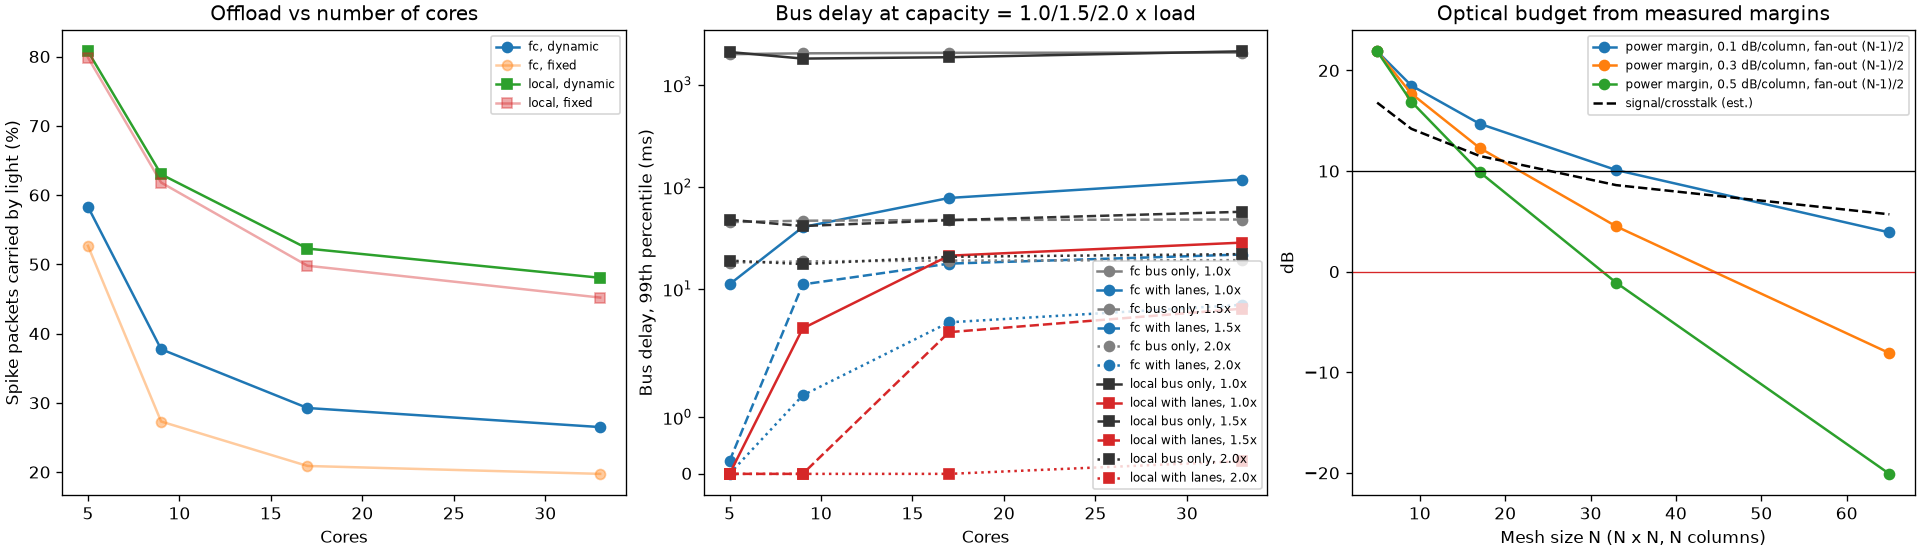

Recreate this plot in Python.
"""Scaling study: how much spike traffic optical lanes carry, and what that does to bus delay,
as the network is spread over more cores.

Networks (both 2312-128-64-10 LIF, trained on the same N-MNIST data):
  fc:    train_snn.py, fully connected first layer (every pixel feeds every hidden-1 neuron)
  local: train_local.py, each hidden-1 group of 8 sees one tile of a 4x4 grid (+2 px halo)
Cores, N = 2M + 1: M input cores (image tiles), M hidden-1 cores, 1 core for hidden-2 + outputs.
  M = 2: top/bottom halves (the 5-core split measured on the chip); 4: quadrants; 8: 4x2; 16: 4x4.
  fc: hidden-1 split into M equal blocks; local: each hidden-1 group joins the core of its tile.
A spike becomes one packet per other core that holds a neuron it connects to.

Controller (as on the chip): every 10 ms window, each receiver core listens to the sender that
sent it the most in the previous window (multicast = equal split). The mesh is assumed ideal
(any such pattern); measured switching (35 us) is charged as dead time on a receiver whenever
its sender changes. Bus: one shared queue; capacity is given relative to the bus-only mean load.

Optical budget, from the chip's measured margins (route_check / spike_replay, 2026-10-19):
  a single-path spike arrives at ~1550 nA after 5 MZI columns; noise 0.25 nA rms; a receiver
  needs its spike >= 2 x (10 x noise) = 5 nA; worst measured signal/crosstalk 16.8 dB at 5
  columns, needs >= 10 dB; crosstalk assumed to grow with mesh depth (10 log10(N/5)).

    python scaling.py              # writes scaling_results.json and scaling.png
"""
import json, numpy as np
import matplotlib
matplotlib.use("Agg")
import matplotlib.pyplot as plt

DIGITS = 200                    # test digits used (30,000 steps of 2 ms)
WINDOW = 5                      # steps per controller window (10 ms)
SWITCH_MS, WINDOW_MS = 0.035, 10.0
MS = [2, 4, 8, 16]
CAPACITY = [1.0, 1.5, 2.0]      # bus capacity relative to the bus-only mean load
SPIKE_NA, NOISE_NA, NEED_NA = 1550.0, 0.25, 5.0
SXR_5_DB, SXR_NEED_DB = 16.8, 10.0
LOSS_DB = [0.1, 0.3, 0.5]       # assumed insertion loss per MZI column
EDGES = [0, 9, 17, 26, 34]


def tile_of(M):
    """Input core (0..M-1) of every pixel (index = pol*1156 + row*34 + col) for M tiles."""
    rows, cols = np.divmod(np.arange(1156), 34)
    if M == 2:
        t = (rows >= 17).astype(int)
    elif M == 4:
        t = 2 * (rows >= 17) + (cols >= 17)
    else:
        rb = np.searchsorted(EDGES, rows, side="right") - 1
        cb = np.searchsorted(EDGES, cols, side="right") - 1
        t = 2 * rb + (cols >= 17) if M == 8 else 4 * rb + cb
    return np.tile(t, 2)


def traffic(net, M):
    """packets[step, src, dst] for one network split over N = 2M + 1 cores."""
    sp = np.load("spikes_test.npz" if net == "fc" else "spikes_test_local.npz")
    inp = sp["inp"][:DIGITS].reshape(-1, 2312).astype(np.float32)
    h1 = sp["h1"][:DIGITS].reshape(-1, 128).astype(np.float32)
    N = 2 * M + 1
    pix_core = tile_of(M)
    if net == "fc":
        h1_core = M + np.arange(128) * M // 128
        conn = np.ones((2312, 128), bool)
    else:
        w = np.load("snn_local_weights.npz")
        conn = w["mask"].T > 0                                   # pixel x neuron
        centers = [(EDGES[g // 4] + EDGES[g // 4 + 1]) // 2 * 34 + (EDGES[g % 4] + EDGES[g % 4 + 1]) // 2 for g in range(16)]
        h1_core = M + np.array([pix_core[centers[n // 8]] for n in range(128)])
    reach = np.zeros((2312, N), np.float32)                       # pixel -> dst core it sends to
    for j in range(M, 2 * M):
        reach[:, j] = conn[:, h1_core == j].any(1)
    P = np.zeros((len(inp), N, N), np.float32)
    for c in range(M):
        m = pix_core == c
        P[:, c, :] = inp[:, m] @ reach[m]
    for j in range(M, 2 * M):
        P[:, j, 2 * M] = h1[:, h1_core == j].sum(1)               # hidden-1 -> hidden-2 core
    return P


def controller(P):
    """Per-step packets carried by light, for the dynamic controller and a fixed setting."""
    T, N, _ = P.shape
    nW = T // WINDOW
    W = P[:nW * WINDOW].reshape(nW, WINDOW, N, N).sum(1)
    Wd = W.copy(); Wd[:, np.arange(N), np.arange(N)] = 0
    best = Wd.argmax(1)                                           # [window, receiver] -> sender
    has = Wd.max(1) > 0
    static = Wd.sum(0).argmax(0)
    carried_dyn = np.zeros(nW * WINDOW); carried_fix = np.zeros(nW * WINDOW)
    Pw = P[:nW * WINDOW].reshape(nW, WINDOW, N, N)
    changes = 0
    for w in range(1, nW):
        for j in range(N):
            if not has[w - 1, j]:
                continue
            s = best[w - 1, j]
            loss = 1.0
            if w > 1 and has[w - 2, j] and best[w - 2, j] != s:
                loss = 1 - SWITCH_MS / WINDOW_MS; changes += 1
            carried_dyn[w * WINDOW:(w + 1) * WINDOW] += Pw[w, :, s, j] * loss
            carried_fix[w * WINDOW:(w + 1) * WINDOW] += Pw[w, :, static[j], j]
    return carried_dyn, carried_fix, changes / max(nW - 2, 1), best, has


def queue_delay(arr, cap):
    """Mean and 99th-percentile waiting time (ms) of a fluid queue, per 2 ms step."""
    x, q = 0.0, np.zeros(len(arr))
    for k, a in enumerate(arr):
        x = max(0.0, x + a - cap); q[k] = x
    d = q / cap * 2.0
    return float(d.mean()), float(np.percentile(d, 99))


def budget(N, fanout=1):
    """Loss- and crosstalk-limited feasibility for an N x N mesh (N columns), from measured margins.
        A multicast to `fanout` receivers costs 10 log10(fanout) dB on top of the extra columns."""
    margin_db = 10 * np.log10(SPIKE_NA / NEED_NA)                # spare optical budget at 5 columns
    split_db = 10 * np.log10(fanout)
    out = {"split_loss_dB": round(split_db, 1)}
    for L in LOSS_DB:
        out[f"margin_left_dB_at_{L}dB_per_column"] = round(margin_db - L * (N - 5) - split_db, 1)
    out["sxr_dB_est"] = round(SXR_5_DB - 10 * np.log10(N / 5), 1)
    return out


def main():
    results = {}
    nets = ["fc"]
    try:
        np.load("spikes_test_local.npz"); nets.append("local")
    except FileNotFoundError:
        print("spikes_test_local.npz missing: run train_local.py for the local network")
    fig, axs = plt.subplots(1, 3, figsize=(16, 4.6), layout="constrained")
    for net in nets:
        results[net] = {}
        acc = float(np.load("spikes_test.npz" if net == "fc" else "spikes_test_local.npz")["acc"])
        for M in MS:
            N = 2 * M + 1
            P = traffic(net, M)
            total = P.sum((1, 2))
            dyn, fix, change_rate, best, has = controller(P)
            n = len(dyn)
            tot = total[:n]
            off_dyn, off_fix = dyn.sum() / tot.sum(), fix.sum() / tot.sum()
            # largest multicast fan-out actually used in a window
            fan = max((np.bincount(best[w][has[w]]).max() for w in range(len(best)) if has[w].any()), default=1)
            lam = tot.mean()
            row = {"cores": N, "accuracy": acc, "offload_dynamic": off_dyn, "offload_fixed": off_fix,
                   "mean_load_pkts_per_ms": lam / 2, "peak_over_mean": float(tot.max() / lam),
                   "receiver_switch_rate_per_window": change_rate, "max_fanout": int(fan),
                   "budget": budget(N, fan)}
            for f in CAPACITY:
                row[f"delay_bus_only_{f}x"] = queue_delay(tot, f * lam)
                row[f"delay_with_lanes_{f}x"] = queue_delay(tot - dyn, f * lam)
            results[net][N] = row
            print(f"{net:5s} {N:2d} cores: offload {100 * off_dyn:5.1f}% (fixed {100 * off_fix:5.1f}%), "
                  f"peak/mean {row['peak_over_mean']:.1f}, max fan-out {fan}, "
                  f"delay @1.5x bus-only {row['delay_bus_only_1.5x'][0]:.2f}/{row['delay_bus_only_1.5x'][1]:.1f} ms "
                  f"vs lanes {row['delay_with_lanes_1.5x'][0]:.2f}/{row['delay_with_lanes_1.5x'][1]:.1f} ms (mean/p99); "
                  f"budget {row['budget']}")
        Ns = sorted(results[net])
        style = "-o" if net == "fc" else "-s"
        axs[0].plot(Ns, [100 * results[net][N]["offload_dynamic"] for N in Ns], style, label=f"{net}, dynamic")
        axs[0].plot(Ns, [100 * results[net][N]["offload_fixed"] for N in Ns], style, alpha=0.4, label=f"{net}, fixed")
        for f, ls in zip(CAPACITY, ["-", "--", ":"]):
            axs[1].plot(Ns, [results[net][N][f"delay_bus_only_{f}x"][1] for N in Ns], ls, color="0.5" if net == "fc" else "0.2",
                        marker="o" if net == "fc" else "s", label=f"{net} bus only, {f}x")
            axs[1].plot(Ns, [results[net][N][f"delay_with_lanes_{f}x"][1] for N in Ns], ls, color="C0" if net == "fc" else "C3",
                        marker="o" if net == "fc" else "s", label=f"{net} with lanes, {f}x")
    Ns = [2 * M + 1 for M in MS] + [65]
    for L in LOSS_DB:   # worst case: multicast to every hidden-1 core, fan-out (N - 1) / 2
        axs[2].plot(Ns, [budget(N, max(1, (N - 1) // 2))[f"margin_left_dB_at_{L}dB_per_column"] for N in Ns], "-o",
                    label=f"power margin, {L} dB/column, fan-out (N-1)/2")
    axs[2].plot(Ns, [budget(N)["sxr_dB_est"] for N in Ns], "k--", label="signal/crosstalk (est.)")
    axs[2].axhline(SXR_NEED_DB, color="k", lw=0.8); axs[2].axhline(0, color="C3", lw=0.8)
    axs[0].set(xlabel="Cores", ylabel="Spike packets carried by light (%)", title="Offload vs number of cores")
    axs[1].set(xlabel="Cores", ylabel="Bus delay, 99th percentile (ms)", yscale="symlog", title="Bus delay at capacity = 1.0/1.5/2.0 x load")
    axs[2].set(xlabel="Mesh size N (N x N, N columns)", ylabel="dB", title="Optical budget from measured margins")
    for ax in axs:
        ax.legend(fontsize=7)
    fig.savefig("scaling.png", dpi=120)
    json.dump(results, open("scaling_results.json", "w"), indent=1, default=float)
    print("wrote scaling_results.json, scaling.png")


if __name__ == "__main__":
    main()
